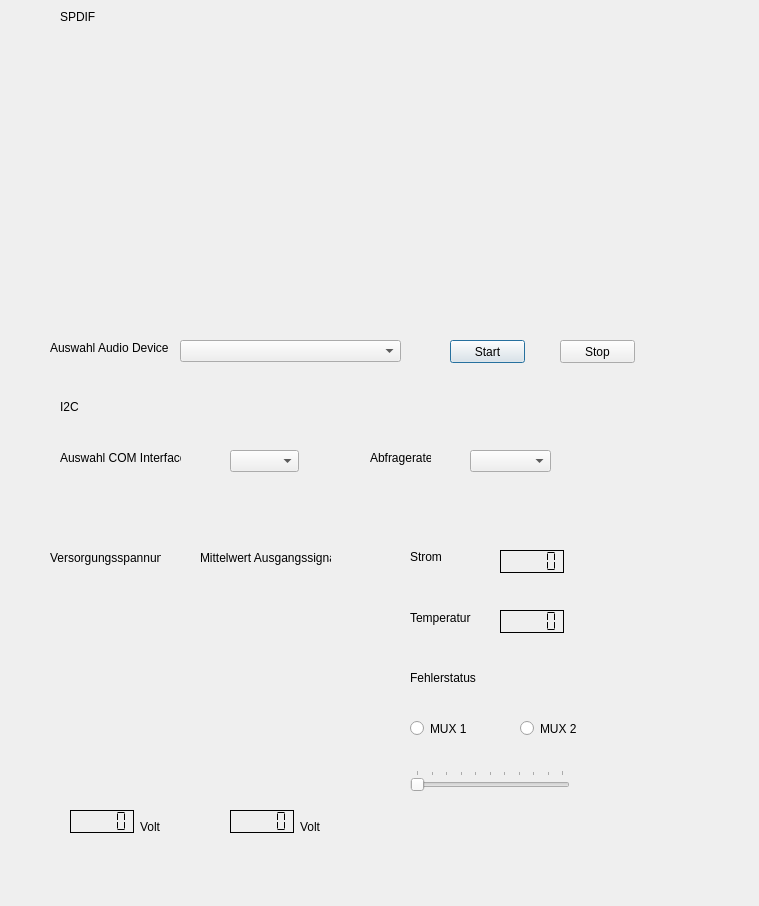
<?xml version="1.0" encoding="UTF-8"?>
<ui version="4.0">
 <class>Dialog</class>
 <widget class="QDialog" name="Dialog">
  <property name="geometry">
   <rect>
    <x>0</x>
    <y>0</y>
    <width>759</width>
    <height>906</height>
   </rect>
  </property>
  <property name="windowTitle">
   <string>Dialog</string>
  </property>
  <widget class="QwtPlot" name="qwtPlot_Zeitsignal">
   <property name="geometry">
    <rect>
     <x>10</x>
     <y>40</y>
     <width>651</width>
     <height>271</height>
    </rect>
   </property>
  </widget>
  <widget class="QComboBox" name="comboBox_Audio_In">
   <property name="geometry">
    <rect>
     <x>180</x>
     <y>340</y>
     <width>221</width>
     <height>22</height>
    </rect>
   </property>
  </widget>
  <widget class="QLabel" name="label">
   <property name="geometry">
    <rect>
     <x>50</x>
     <y>340</y>
     <width>121</width>
     <height>16</height>
    </rect>
   </property>
   <property name="text">
    <string>Auswahl Audio Device</string>
   </property>
  </widget>
  <widget class="QPushButton" name="pushButton_Start">
   <property name="geometry">
    <rect>
     <x>450</x>
     <y>340</y>
     <width>75</width>
     <height>23</height>
    </rect>
   </property>
   <property name="text">
    <string>Start</string>
   </property>
  </widget>
  <widget class="QPushButton" name="pushButton_Stop">
   <property name="geometry">
    <rect>
     <x>560</x>
     <y>340</y>
     <width>75</width>
     <height>23</height>
    </rect>
   </property>
   <property name="text">
    <string>Stop</string>
   </property>
  </widget>
  <widget class="QLabel" name="label_2">
   <property name="geometry">
    <rect>
     <x>60</x>
     <y>10</y>
     <width>46</width>
     <height>13</height>
    </rect>
   </property>
   <property name="text">
    <string>SPDIF</string>
   </property>
  </widget>
  <widget class="QLabel" name="label_3">
   <property name="geometry">
    <rect>
     <x>60</x>
     <y>400</y>
     <width>46</width>
     <height>13</height>
    </rect>
   </property>
   <property name="text">
    <string>I2C</string>
   </property>
  </widget>
  <widget class="QwtThermo" name="Thermo_Vcc">
   <property name="geometry">
    <rect>
     <x>70</x>
     <y>580</y>
     <width>51</width>
     <height>211</height>
    </rect>
   </property>
  </widget>
  <widget class="QLCDNumber" name="lcdNumber_Vcc">
   <property name="geometry">
    <rect>
     <x>70</x>
     <y>810</y>
     <width>64</width>
     <height>23</height>
    </rect>
   </property>
   <property name="autoFillBackground">
    <bool>false</bool>
   </property>
   <property name="frameShape">
    <enum>QFrame::Box</enum>
   </property>
   <property name="frameShadow">
    <enum>QFrame::Plain</enum>
   </property>
   <property name="lineWidth">
    <number>1</number>
   </property>
   <property name="midLineWidth">
    <number>0</number>
   </property>
   <property name="segmentStyle">
    <enum>QLCDNumber::Flat</enum>
   </property>
  </widget>
  <widget class="QwtThermo" name="Thermo_Ausgang">
   <property name="geometry">
    <rect>
     <x>230</x>
     <y>580</y>
     <width>51</width>
     <height>211</height>
    </rect>
   </property>
   <property name="layoutDirection">
    <enum>Qt::LeftToRight</enum>
   </property>
   <property name="autoFillBackground">
    <bool>false</bool>
   </property>
   <property name="inputMethodHints">
    <set>Qt::ImhNone</set>
   </property>
   <property name="borderWidth">
    <number>2</number>
   </property>
   <property name="maxValue">
    <double>100.000000000000000</double>
   </property>
   <property name="minValue">
    <double>-100.000000000000000</double>
   </property>
   <property name="pipeWidth">
    <number>10</number>
   </property>
   <property name="value">
    <double>0.000000000000000</double>
   </property>
  </widget>
  <widget class="QLCDNumber" name="lcdNumber_2_Ausgang">
   <property name="geometry">
    <rect>
     <x>230</x>
     <y>810</y>
     <width>64</width>
     <height>23</height>
    </rect>
   </property>
   <property name="frameShape">
    <enum>QFrame::Box</enum>
   </property>
   <property name="frameShadow">
    <enum>QFrame::Plain</enum>
   </property>
   <property name="segmentStyle">
    <enum>QLCDNumber::Flat</enum>
   </property>
  </widget>
  <widget class="QLabel" name="label_4">
   <property name="geometry">
    <rect>
     <x>50</x>
     <y>550</y>
     <width>111</width>
     <height>16</height>
    </rect>
   </property>
   <property name="text">
    <string>Versorgungsspannung</string>
   </property>
  </widget>
  <widget class="QLabel" name="label_5">
   <property name="geometry">
    <rect>
     <x>200</x>
     <y>550</y>
     <width>131</width>
     <height>16</height>
    </rect>
   </property>
   <property name="text">
    <string>Mittelwert Ausgangssignal</string>
   </property>
  </widget>
  <widget class="QLabel" name="label_6">
   <property name="geometry">
    <rect>
     <x>140</x>
     <y>820</y>
     <width>46</width>
     <height>13</height>
    </rect>
   </property>
   <property name="text">
    <string>Volt</string>
   </property>
  </widget>
  <widget class="QLabel" name="label_7">
   <property name="geometry">
    <rect>
     <x>300</x>
     <y>820</y>
     <width>46</width>
     <height>13</height>
    </rect>
   </property>
   <property name="text">
    <string>Volt</string>
   </property>
  </widget>
  <widget class="QLabel" name="label_8">
   <property name="geometry">
    <rect>
     <x>410</x>
     <y>550</y>
     <width>46</width>
     <height>13</height>
    </rect>
   </property>
   <property name="text">
    <string>Strom</string>
   </property>
  </widget>
  <widget class="QLCDNumber" name="lcdNumber_Strom">
   <property name="geometry">
    <rect>
     <x>500</x>
     <y>550</y>
     <width>64</width>
     <height>23</height>
    </rect>
   </property>
   <property name="frameShadow">
    <enum>QFrame::Plain</enum>
   </property>
   <property name="segmentStyle">
    <enum>QLCDNumber::Flat</enum>
   </property>
  </widget>
  <widget class="QLabel" name="label_9">
   <property name="geometry">
    <rect>
     <x>410</x>
     <y>610</y>
     <width>61</width>
     <height>16</height>
    </rect>
   </property>
   <property name="text">
    <string>Temperatur</string>
   </property>
  </widget>
  <widget class="QLCDNumber" name="lcdNumber_Temperatur">
   <property name="geometry">
    <rect>
     <x>500</x>
     <y>610</y>
     <width>64</width>
     <height>23</height>
    </rect>
   </property>
   <property name="frameShadow">
    <enum>QFrame::Plain</enum>
   </property>
   <property name="segmentStyle">
    <enum>QLCDNumber::Flat</enum>
   </property>
  </widget>
  <widget class="QLabel" name="label_10">
   <property name="geometry">
    <rect>
     <x>410</x>
     <y>670</y>
     <width>71</width>
     <height>16</height>
    </rect>
   </property>
   <property name="text">
    <string>Fehlerstatus</string>
   </property>
  </widget>
  <widget class="QwtTextLabel" name="TextLabel">
   <property name="geometry">
    <rect>
     <x>500</x>
     <y>670</y>
     <width>100</width>
     <height>20</height>
    </rect>
   </property>
  </widget>
  <widget class="QRadioButton" name="radioButton_MUX1">
   <property name="geometry">
    <rect>
     <x>410</x>
     <y>720</y>
     <width>82</width>
     <height>17</height>
    </rect>
   </property>
   <property name="text">
    <string>MUX 1</string>
   </property>
  </widget>
  <widget class="QRadioButton" name="radioButton_MUX2">
   <property name="geometry">
    <rect>
     <x>520</x>
     <y>720</y>
     <width>82</width>
     <height>17</height>
    </rect>
   </property>
   <property name="text">
    <string>MUX 2</string>
   </property>
  </widget>
  <widget class="QComboBox" name="comboBox_COM">
   <property name="geometry">
    <rect>
     <x>230</x>
     <y>450</y>
     <width>69</width>
     <height>22</height>
    </rect>
   </property>
  </widget>
  <widget class="QLabel" name="label_11">
   <property name="geometry">
    <rect>
     <x>60</x>
     <y>450</y>
     <width>121</width>
     <height>16</height>
    </rect>
   </property>
   <property name="text">
    <string>Auswahl COM Interface</string>
   </property>
  </widget>
  <widget class="QSlider" name="horizontalSlider_Volume">
   <property name="geometry">
    <rect>
     <x>410</x>
     <y>770</y>
     <width>160</width>
     <height>22</height>
    </rect>
   </property>
   <property name="maximum">
    <number>50</number>
   </property>
   <property name="singleStep">
    <number>1</number>
   </property>
   <property name="pageStep">
    <number>1</number>
   </property>
   <property name="orientation">
    <enum>Qt::Horizontal</enum>
   </property>
   <property name="tickPosition">
    <enum>QSlider::TicksAbove</enum>
   </property>
   <property name="tickInterval">
    <number>5</number>
   </property>
  </widget>
  <widget class="QLabel" name="label_12">
   <property name="geometry">
    <rect>
     <x>370</x>
     <y>450</y>
     <width>61</width>
     <height>16</height>
    </rect>
   </property>
   <property name="text">
    <string>Abfragerate</string>
   </property>
  </widget>
  <widget class="QComboBox" name="comboBox_Abfragerate">
   <property name="geometry">
    <rect>
     <x>470</x>
     <y>450</y>
     <width>81</width>
     <height>22</height>
    </rect>
   </property>
  </widget>
 </widget>
 <customwidgets>
  <customwidget>
   <class>QwtPlot</class>
   <extends>QFrame</extends>
   <header>qwt_plot.h</header>
  </customwidget>
  <customwidget>
   <class>QwtThermo</class>
   <extends>QWidget</extends>
   <header>qwt_thermo.h</header>
  </customwidget>
  <customwidget>
   <class>QwtTextLabel</class>
   <extends>QFrame</extends>
   <header>qwt_text_label.h</header>
  </customwidget>
 </customwidgets>
 <resources/>
 <connections/>
</ui>
